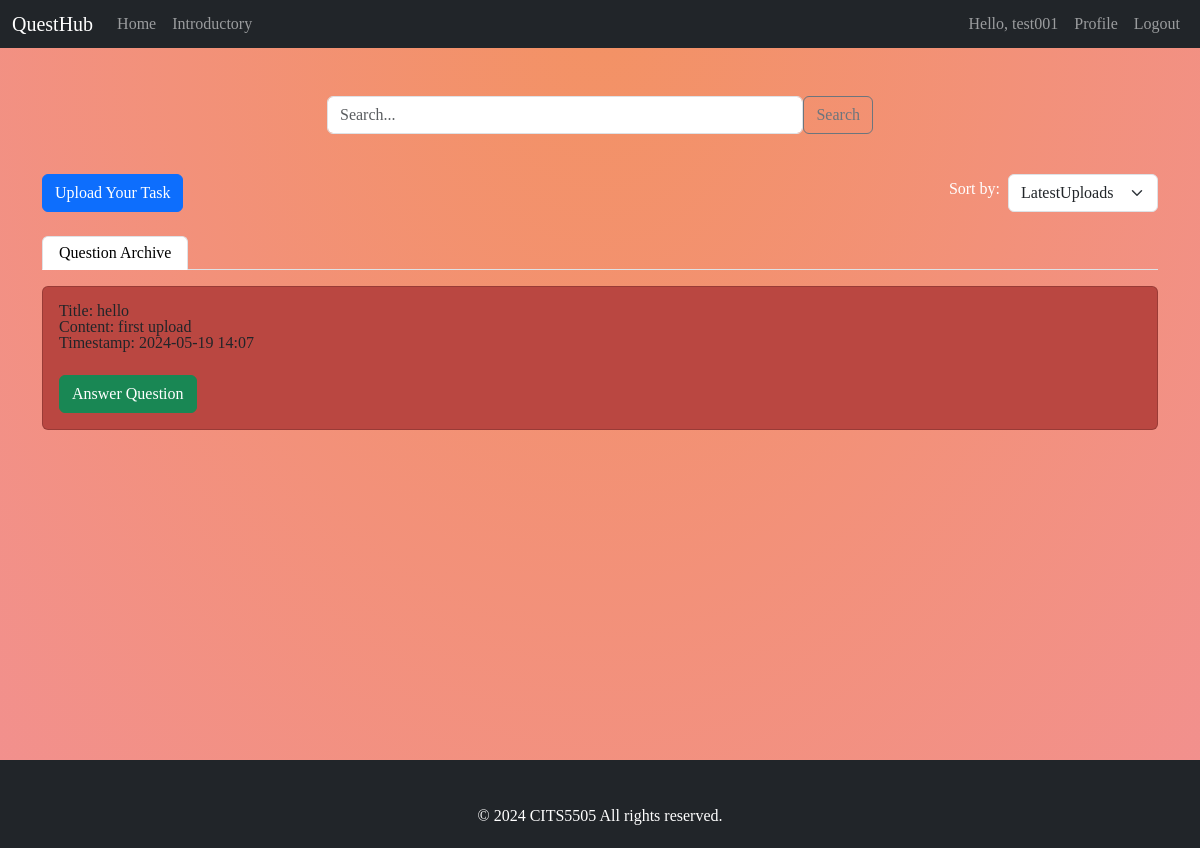
The app's page /index (signed in) with its own data.
### model/database/db.py (models this page shows)
class Article(db.Model):
    __tablename__='article'
    id=db.Column(db.Integer,primary_key=True)
    userid=db.Column(db.Integer,db.ForeignKey('user.id'))
    title=db.Column(db.String(120),nullable=False)
    content=db.Column(db.String(500),nullable=False)
    create_time=db.Column(db.DateTime,default=datetime.now())
    user = db.relationship('User', backref=db.backref('article', lazy=True))

### app/routes.py (the view)
@main.route('/index')
def index_page():
    tasks = []
    articledata = Article.query.join(User).filter(Article.userid == User.id).order_by(Article.create_time.desc()).all()
    for i in articledata:
        tasks.append(
            {'id': i.id, 'title': i.title, 'content': i.content, 'time': i.create_time.strftime("%Y-%m-%d %H:%M")}
        )
    return render_template('index.html', tasks=tasks)

### app/templates/index.html (shortened to what this page needs)
{% extends 'base.html' %}
{% block content %}
    <div class="container mt-5 pt-5">
        <div class="row justify-content-center">
            <div class="col-md-6">
                <div class="input-group mb-3">
                    <form id="searchForm" action="/search" method="POST" style="display: flex; width: 100%;">
                        <input type="text" class="form-control" id="searchInput" placeholder="Search..."
                               aria-label="Search"
                               aria-describedby="button-addon2" name="keyword" value="{{ word }}">
                        <button class="btn btn-outline-secondary" type="submit" id="searchButton">Search</button>
                    </form>
                </div>
            </div>
        </div>
    </div>
    <div class="container mt-4">
        <div class="d-flex" style="justify-content: space-between;">
            <div class="d-flex justify-content-end">
                <button class="btn btn-primary upload_button">Upload Your Task</button>
            </div>
            <div class="d-flex align-items-center">
                <div class="me-2">
                    <label for="sortSelect" class="form-label">Sort by:</label>
                </div>
                <select class="form-select" id="sort" aria-label="Task Sort" style="width: auto;">
                    <option value="date-newest" {% if  sort_order == 'date-newest' %}selected{% endif %}>LatestUploads</option>
                </select>
            </div>
        </div>
        <ul class="nav nav-tabs mt-4">
            <li class="nav-item">
                <a class="nav-link active" aria-current="page" href="#coding" data-bs-toggle="tab">Question Archive</a>
            </li>
        </ul>
        <div class="tab-content">
            <div class="tab-pane fade show active" id="coding">
                {% for task in tasks %}
                    <div class="card mt-3">
                        <div class="card-body">
                            <a>Title: {{ task.title }}</a>
                            <p class="card-text"><strong>Content:</strong> {{ task.content }}</p>
                            <p class="card-text"><strong>Timestamp:</strong> {{ task.time }}</p>
                            <button class="btn btn-success mt-4" data-bs-toggle="modal"
                                    onclick="geturl('./article?id={{ task.id }}')">
                                Answer Question
                            </button>
                        </div>
                    </div>
                {% endfor %}
            </div>
        </div>
    </div>
    <div style="height: 100px;"></div>
{% endblock %}

### app/static/css/mainpagestyle.css (style rules this page uses)
*, *::before, *::after { box-sizing: border-box; }
body { min-height: 450px; height: 100vh; margin: 0; background: radial-gradient(ellipse farthest-corner at center top, #f39264 0%, #f2908f 100%); color: #fff; font-family: "Open Sans", sans-serif; }
.card { background-color: #ba4741; }
html, body, div, span, applet, object, iframe, h1, h2, h3, h4, h5, h6, p, blockquote, pre, a, abbr, acronym, address, big, cite, code, del, dfn, em, img, ins, kbd, q, s, samp, small, strike, strong, sub, sup, tt, var, b, u, i, center, dl, dt, dd, ol, ul, li, fieldset, form, label, legend, table, caption, tbody, tfoot, thead, tr, th, td, article, aside, canvas, details, embed, figure, figcaption, footer, header, hgroup, menu, nav, output, ruby, section, summary, time, mark, audio, video { margin: 0; padding: 0; border: 0; font-size: 100%; font: inherit; vertical-align: baseline }
body { line-height: 1 }
ol, ul { list-style: none }

### records on screen
Article: title "hello", content "first upload", time "2024-05-19 14:07"

### other values on screen
{{ session.username }} "test001"
